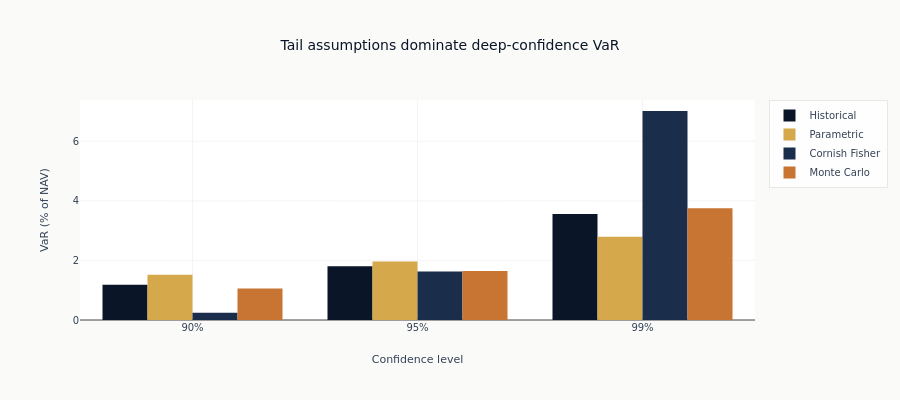

The cell this chart's notebook holds for it:
### Code cell
fig = go.Figure()
x = [f"{round(c * 100)}%" for c in confidence_levels]
for method in ["historical", "parametric", "cornish_fisher", "monte_carlo"]:
    fig.add_trace(go.Bar(x=x, y=var_df[method], name=method.replace("_", " ").title()))
fig.update_layout(
    title="Tail assumptions dominate deep-confidence VaR",
    xaxis=dict(title="Confidence level", type="category"),
    yaxis_title="VaR (% of NAV)",
    barmode="group",
    height=400,
)
fig.show()

### Figure 1 — Plotly figure (JSON) as saved in the notebook; plotly's stock layout.template omitted (floating-point values rounded to 4 significant figures)
{"data": [{"name": "Historical", "type": "bar", "x": ["90%", "95%", "99%"], "y": [1.184, 1.808, 3.559]}, {"name": "Parametric", "type": "bar", "x": ["90%", "95%", "99%"], "y": [1.518, 1.961, 2.793]}, {"name": "Cornish Fisher", "type": "bar", "x": ["90%", "95%", "99%"], "y": [0.2411, 1.631, 7.015]}, {"name": "Monte Carlo", "type": "bar", "x": ["90%", "95%", "99%"], "y": [1.055, 1.646, 3.75]}], "layout": {"barmode": "group", "height": 400, "title": {"text": "Tail assumptions dominate deep-confidence VaR"}, "xaxis": {"title": {"text": "Confidence level"}, "type": "category"}, "yaxis": {"title": {"text": "VaR (% of NAV)"}}}}
